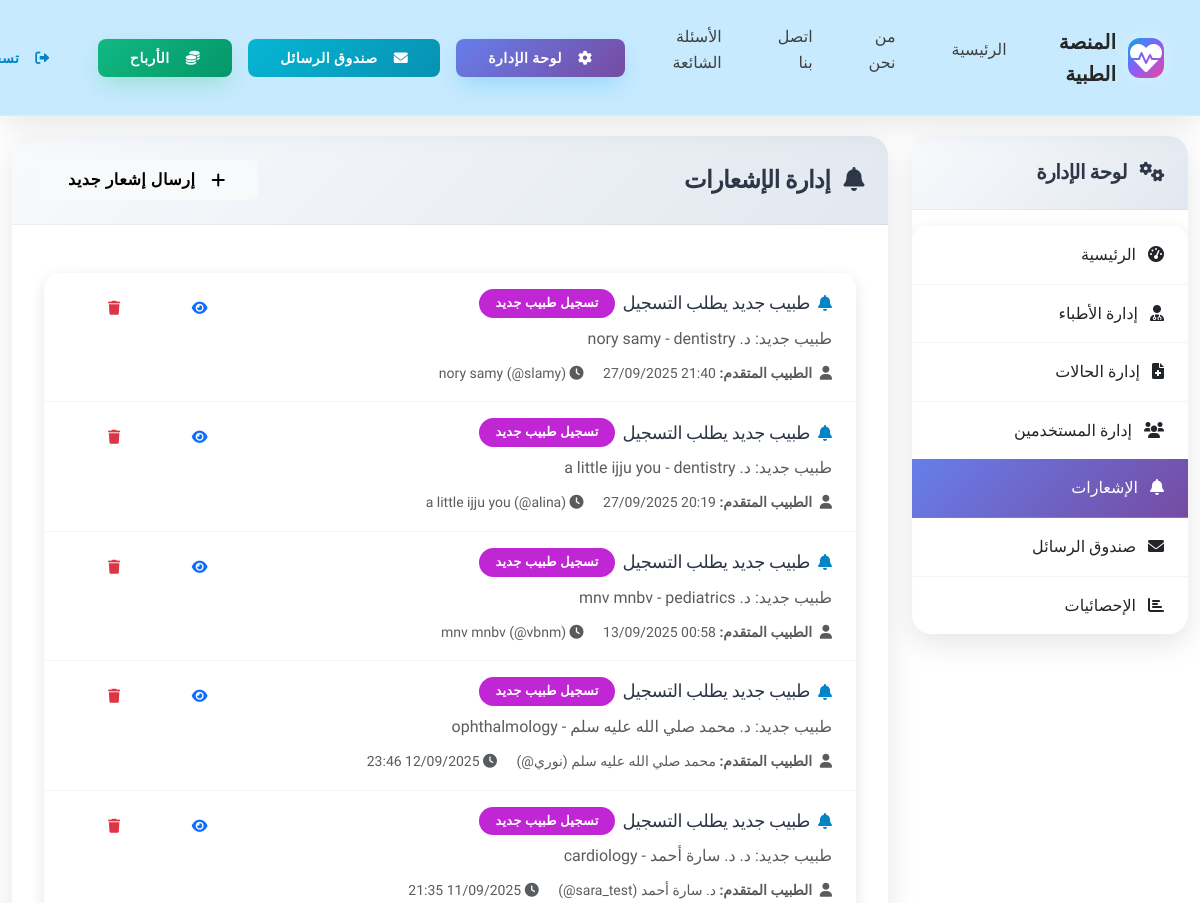
The app's page /admin-panel/notifications/ (signed in, upper part), older data.
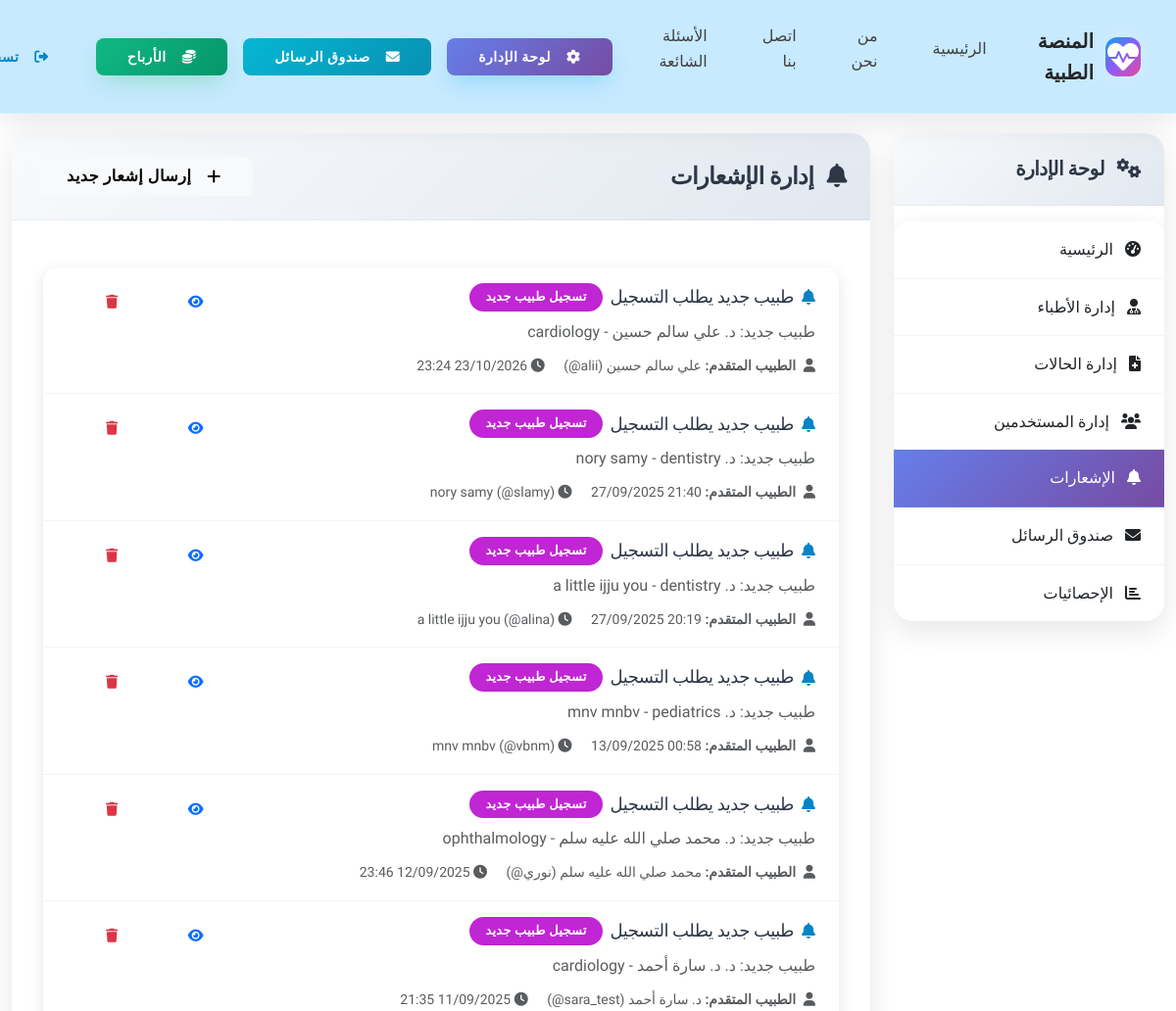
The same page, newer data.
### admin_panel/models.py (models this page shows, shortened)
class AdminNotification(models.Model):
    NOTIFICATION_TYPES = (
        ('doctor_registration', 'تسجيل طبيب جديد'),
        ('doctor_response', 'رد طبيب جديد'),
        ('doctor_message', 'رسالة من طبيب'),
        ('patient_complaint', 'شكوى مريض'),
        ('doctor_complaint', 'شكوى طبيب'),
        ('system', 'إشعار نظام'),
        ('general', 'عام'),
    )
    title = models.CharField(max_length=200)
    message = models.TextField()
    notification_type = models.CharField(max_length=20, choices=NOTIFICATION_TYPES, default='general')
    is_read = models.BooleanField(default=False)
    related_doctor = models.ForeignKey('doctors.Doctor', on_delete=models.CASCADE, null=True, blank=True)
    related_patient = models.ForeignKey('patients.Patient', on_delete=models.CASCADE, null=True, blank=True)
    related_case = models.ForeignKey('patients.MedicalCase', on_delete=models.CASCADE, null=True, blank=True)
    related_response = models.ForeignKey('patients.DoctorResponse', on_delete=models.CASCADE, null=True, blank=True)
    created_by = models.ForeignKey(User, on_delete=models.CASCADE, null=True, blank=True)
    created_at = models.DateTimeField(auto_now_add=True)
    updated_at = models.DateTimeField(auto_now=True)
    class Meta:
        verbose_name = 'إشعار إداري'
        verbose_name_plural = 'الإشعارات الإدارية'
        ordering = ['-created_at']

### doctors/models.py (models this page shows, shortened)
class Doctor(models.Model):
    SPECIALIZATION_CHOICES = (
        ('general', 'طب عام'),
        ('cardiology', 'أمراض القلب'),
        ('dermatology', 'الأمراض الجلدية'),
        ('neurology', 'الأمراض العصبية'),
        ('orthopedics', 'العظام'),
        ('pediatrics', 'طب الأطفال'),
        ('psychiatry', 'الطب النفسي'),
        ('gynecology', 'أمراض النساء'),
        ('urology', 'المسالك البولية'),
        ('ophthalmology', 'طب العيون'),
        ('ent', 'الأنف والأذن والحنجرة'),
        ('dentistry', 'طب الأسنان'),
    )
    STATUS_CHOICES = (
        ('pending', 'قيد المراجعة'),
        ('approved', 'مقبول'),
        ('rejected', 'مرفوض'),
    )
    user = models.OneToOneField(User, on_delete=models.CASCADE)
    specialization = models.CharField(max_length=20, choices=SPECIALIZATION_CHOICES)
    license_number = models.CharField(max_length=50, unique=True)
    license_image = models.ImageField(upload_to='doctor_licenses/')
    country = models.CharField(max_length=50)
    bio = models.TextField()
    experience_years = models.PositiveIntegerField(default=0)
    consultation_fee = models.DecimalField(max_digits=10, decimal_places=2, default=100.00, verbose_name="رسوم الاستشارة")
    emergency_fee = models.DecimalField(max_digits=10, decimal_places=2, default=200.00, verbose_name="رسوم الطوارئ")
    follow_up_fee = models.DecimalField(max_digits=10, decimal_places=2, default=75.00, verbose_name="رسوم المتابعة")
    currency = models.CharField(max_length=3, default='SAR', verbose_name="العملة")
    accepts_insurance = models.BooleanField(default=False, verbose_name="يقبل التأمين")
    rating = models.DecimalField(max_digits=3, decimal_places=2, default=0.00)
    total_reviews = models.PositiveIntegerField(default=0)
    status = models.CharField(max_length=10, choices=STATUS_CHOICES, default='pending')
    is_available = models.BooleanField(default=True)
    preferred_language = models.CharField(max_length=2, choices=[('ar', 'العربية'), ('en', 'English')], default='ar', verbose_name="اللغة المفضلة")
    created_at = models.DateTimeField(auto_now_add=True)
    updated_at = models.DateTimeField(auto_now=True)
    class Meta:
        verbose_name = 'طبيب'
        verbose_name_plural = 'الأطباء'

### accounts/models.py (models this page shows, shortened)
class CustomUser(AbstractUser):
    USER_TYPE_CHOICES = (
        ('patient', 'مريض'),
        ('doctor', 'طبيب'),
        ('admin', 'مشرف'),
    )
    user_type = models.CharField(max_length=10, choices=USER_TYPE_CHOICES, default='patient')
    phone_number = models.CharField(max_length=15, blank=True, null=True)
    profile_picture = models.ImageField(upload_to='profile_pics/', blank=True, null=True)
    is_verified = models.BooleanField(default=False)
    created_at = models.DateTimeField(auto_now_add=True)
    updated_at = models.DateTimeField(auto_now=True)

### admin_panel/views/__init__.py (the view)
# urls.py: path('notifications/', views.NotificationsView.as_view(), name='notifications'),
class NotificationsView(AdminRequiredMixin, TemplateView):
    template_name = 'admin_panel/notifications.html'
    def get_context_data(self, **kwargs):
        context = super().get_context_data(**kwargs)
        context['notifications'] = AdminNotification.objects.select_related(
            'created_by',
            'related_patient__user',
            'related_doctor__user',
            'related_case',
            'related_response',
        ).order_by('-created_at')
        return context

### templates/admin_panel/notifications.html (shortened to what this page needs)
{% extends 'base.html' %}
{% load i18n %}
{% block content %}
<div class="container-fluid py-4">
    <div class="row">
        <div class="col-md-3">
            <div class="card">
                <div class="card-header bg-primary text-white">
                    <h5 class="mb-0">
                        <i class="fas fa-cogs me-2"></i>
                        {% trans "لوحة الإدارة" %}
                    </h5>
                </div>
                <div class="list-group list-group-flush">
                    <a href="{% url 'admin_panel:dashboard' %}" class="list-group-item list-group-item-action">
                        <i class="fas fa-tachometer-alt me-2"></i>
                        {% trans "الرئيسية" %}
                    </a>
                    <a href="{% url 'admin_panel:manage_doctors' %}" class="list-group-item list-group-item-action">
                        <i class="fas fa-user-md me-2"></i>
                        {% trans "إدارة الأطباء" %}
                    </a>
                    <a href="{% url 'admin_panel:manage_cases' %}" class="list-group-item list-group-item-action">
                        <i class="fas fa-file-medical me-2"></i>
                        {% trans "إدارة الحالات" %}
                    </a>
                    <a href="{% url 'admin_panel:manage_users' %}" class="list-group-item list-group-item-action">
                        <i class="fas fa-users me-2"></i>
                        {% trans "إدارة المستخدمين" %}
                    </a>
                    <a href="{% url 'admin_panel:notifications' %}" class="list-group-item list-group-item-action active">
                        <i class="fas fa-bell me-2"></i>
                        {% trans "الإشعارات" %}
                    </a>
                    <a href="{% url 'admin_panel:messages' %}" class="list-group-item list-group-item-action">
                        <i class="fas fa-envelope me-2"></i>
                        صندوق الرسائل
                    </a>
                    <a href="{% url 'admin_panel:statistics' %}" class="list-group-item list-group-item-action">
                        <i class="fas fa-chart-bar me-2"></i>
                        {% trans "الإحصائيات" %}
                    </a>
                </div>
            </div>
        </div>
        <div class="col-md-9">
            <div class="card">
                <div class="card-header bg-info text-white d-flex justify-content-between align-items-center">
                    <h4 class="mb-0">
                        <i class="fas fa-bell me-2"></i>
                        {% trans "إدارة الإشعارات" %}
                    </h4>
                    <a href="{% url 'admin_panel:send_notification' %}" class="btn btn-light">
                        <i class="fas fa-plus me-2"></i>
                        {% trans "إرسال إشعار جديد" %}
                    </a>
                </div>
                <div class="card-body">
                    {% if notifications %}
                        <div class="list-group">
                            {% for notification in notifications %}
                            <div class="list-group-item">
                                <div class="d-flex w-100 justify-content-between align-items-start">
                                    <div class="flex-grow-1">
                                        <div class="d-flex align-items-center mb-2">
                                            {% if notification.notification_type == 'info' %}
                                                <i class="fas fa-info-circle text-info me-2"></i>
                                            {% elif notification.notification_type == 'warning' %}
                                                <i class="fas fa-exclamation-triangle text-warning me-2"></i>
                                            {% elif notification.notification_type == 'success' %}
                                                <i class="fas fa-check-circle text-success me-2"></i>
                                            {% elif notification.notification_type == 'error' %}
                                                <i class="fas fa-times-circle text-danger me-2"></i>
                                            {% else %}
                                                <i class="fas fa-bell text-primary me-2"></i>
                                            {% endif %}
                                            <h6 class="mb-0">{{ notification.title }}</h6>
                                            <span class="badge bg-secondary ms-2">
                                                {{ notification.get_notification_type_display }}
                                            </span>
                                        </div>
                                        <p class="mb-2 text-muted">{{ notification.message|truncatechars:100 }}</p>
                                        <small class="text-muted">
                                            <i class="fas fa-user me-1"></i>
                                            {% if notification.notification_type == 'doctor_registration' %}
                                                <strong>{% trans "الطبيب المتقدم" %}:</strong>
                                                {% if notification.related_doctor %}
                                                    {{ notification.related_doctor.user.first_name }} {{ notification.related_doctor.user.last_name }}
                                                    <span dir="ltr">(@{{ notification.related_doctor.user.username }})</span>
                                                {% endif %}
                                            {% elif notification.notification_type == 'doctor_response' %}
                                                <strong>{% trans "الطبيب" %}:</strong>
                                                {% if notification.related_doctor %}
                                                    {{ notification.related_doctor.user.first_name }} {{ notification.related_doctor.user.last_name }}
                                                    <span dir="ltr">(@{{ notification.related_doctor.user.username }})</span>
                                                {% else %}
                                                    {{ notification.created_by.first_name }} {{ notification.created_by.last_name }}
                                                {% endif %}
                                            {% elif notification.notification_type == 'patient_complaint' or notification.notification_type == 'doctor_complaint' %}
                                                <strong>{% trans "مرسل الشكوى" %}:</strong>
                                                {{ notification.created_by.first_name }} {{ notification.created_by.last_name }}
                                                <span dir="ltr">(@{{ notification.created_by.username }})</span>
                                            {% endif %}
                                            <i class="fas fa-clock me-1 ms-3"></i>
                                            {{ notification.created_at|date:"d/m/Y H:i" }}
                                        </small>
                                    </div>
                                    <div class="btn-group" role="group">
                                        <button type="button" class="btn btn-sm btn-outline-primary"
                                                data-bs-toggle="modal" data-bs-target="#notificationModal{{ notification.id }}"
                                                title="{% trans 'عرض التفاصيل' %}">
                                            <i class="fas fa-eye"></i>
                                        </button>
                                        <button type="button" class="btn btn-sm btn-outline-danger"
                                                title="{% trans 'حذف' %}">
                                            <i class="fas fa-trash"></i>
                                        </button>
                                    </div>
                                </div>
                            </div>
                            {% endfor %}
                        </div>
                    {% endif %}
                </div>
            </div>
        </div>
    </div>
</div>
{% endblock %}

Row changes from the older to the newer data that the page shows:
added AdminNotification: title "طبيب جديد يطلب التسجيل", notification_type "تسجيل طبيب جديد", message "طبيب جديد: د. علي سالم حسين - cardiology", related_doctor.user.first_name "علي", related_doctor.user.last_name "سالم حسين", related_doctor.user.username "alii", created_at "23/10/2026 23:24"
